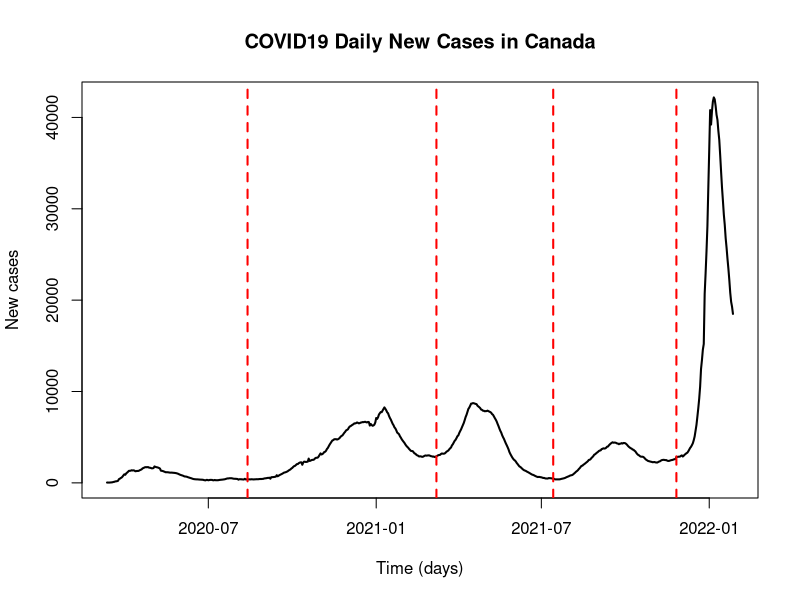
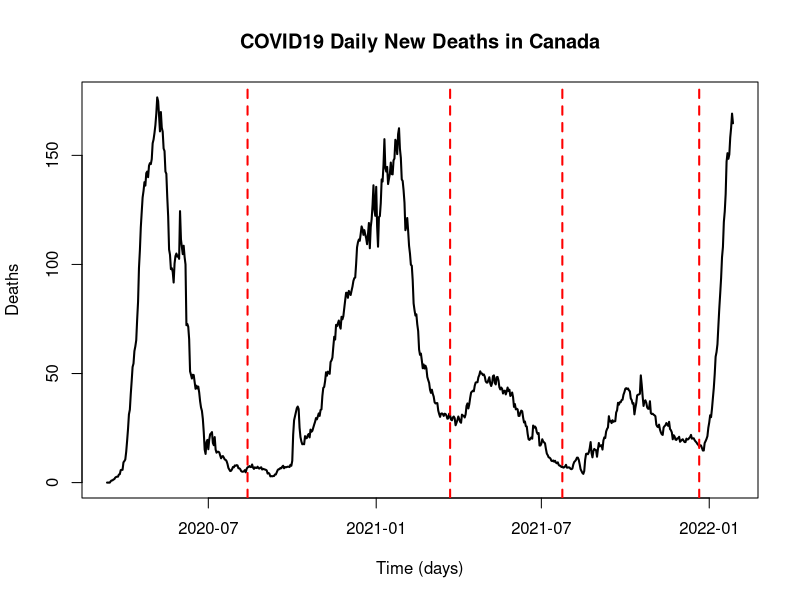

Write R code to recreate these figures, in order.
# Load library 
library(dplyr)
library(zoo)
library(randomForest)
library(forecast)

# --- Min-Max scaling ---
# Normalize train data
normalization_fn <- function(x){
    max_x <- max(x)
    min_x <- min(x)
    norm_vec <- as.vector((x-min_x)/(max_x-min_x))
    return(list(norm_vec=norm_vec, max_x=max_x, min_x=min_x))
}
# Revert function
revert_fn <- function(x, max_org, min_org){
    return(as.vector(x*(max_org-min_org)+min_org))
}
# Normalize test data
normalized_test <- function(x, max_org, min_org){
    norm_vec <- as.vector((x-min_org)/(max_org-min_org))
    return(norm_vec)
}

# --- Import data ---
raw_df = read.csv("covid19-download.csv")

# Filter the dataframe for 'Canada' and select relevant columns
canada_df <- raw_df %>%
  dplyr::filter(prname == 'Canada') %>%
  select(date, numdeaths, numtotal, numconf, numactive)

# Convert the date column to Date type if it's not already
canada_df$date <- as.Date(canada_df$date)

# Sort the dataframe by date just in case
canada_df <- canada_df %>% arrange(date)

# Calculate the difference in dates and number of deaths
canada_df <- canada_df %>%
  mutate(date_diff = c(NA, diff(date)),
         numconf_diff = c(NA, diff(numconf)),
         numdeaths_diff = c(NA, diff(numdeaths)),
         numtotal_diff = c(NA, diff(numtotal)))
# Omit NA rows
canada_df = na.omit(canada_df)
# Filter the dataframe where there is no missing gap
filtered_df <- canada_df %>%
  dplyr::filter(date >= as.Date("2020-03-12"))

# --- Specify input ---
pred_size = 7
window_size = 7

# ----- New cases ----- 
m1 = 155
m2 = 362
m3 = 490
m4 = 625

filtered_df$numconf_diff_avg <- rollapply(filtered_df$numconf_diff, 7, mean, align="right", partial=TRUE)
filtered_df$index <- 1:nrow(filtered_df)

# Plotting the data with vertical lines for the prediction period
plot(filtered_df$date, filtered_df$numconf_diff_avg, col = "black", lwd = 2, type="l",
     xlab = "Time (days)", ylab="New cases", main = "COVID19 Daily New Cases in Canada", cex=0.5)
# Add vertical lines
abline(v = filtered_df$date[m1], col = "red", lwd = 2, lty = 2)
abline(v = filtered_df$date[m2], col = "red", lwd = 2, lty = 2)
abline(v = filtered_df$date[m3], col = "red", lwd = 2, lty = 2)
abline(v = filtered_df$date[m4], col = "red", lwd = 2, lty = 2)

# Extract second wave 
second_wave_df <- filtered_df %>%
  dplyr::filter(index >= m1 & index < m2) # Adjust the range as needed
# Add an index column starting from 1 
second_wave_df$index <- 1:nrow(second_wave_df)

# --- Create empty dfs to save results ---
start_train_point <- 100
last_train_point <- length(as.vector(second_wave_df$numconf_diff_avg))-pred_size
# Number of rows 
df_nrow <- length(start_train_point:last_train_point)
# Number of columns
df_ncol = 8

# Create empty dataframe for saving pred
df_true <- data.frame(matrix(ncol = df_ncol, nrow = df_nrow))
df_pred_rforest <- data.frame(matrix(ncol = df_ncol, nrow = df_nrow))

# Assign column names for pred df
colnames(df_true) <- c("training_point", "t1", "t2", "t3", "t4", "t5", "t6", "t7")
colnames(df_pred_rforest) <- c("training_point", "t1", "t2", "t3", "t4", "t5", "t6", "t7")

# Assign values to the training_point column for pred df
df_true$training_point <- start_train_point:last_train_point
df_pred_rforest$training_point <- start_train_point:last_train_point

# --- Execute and save output ---
# True data
for (i in 1:df_nrow){
    vec_dat <- as.vector(second_wave_df$numconf_diff_avg)
    df_true[i, 2:df_ncol] <- vec_dat[(df_true[i, 1]+1):(df_true[i, 1]+7)]
}

# Compute rof
n = nrow(second_wave_df)
second_wave_df$rofc_new_cases <- c(NA, (second_wave_df$numconf_diff_avg[-1]-second_wave_df$numconf_diff_avg[-n])/second_wave_df$numconf_diff_avg[-n])

for (i in 1:df_nrow){    
    index <- df_pred_rforest[i, 1]
    
    # Change input
    x <- na.omit(second_wave_df$rofc_new_cases) # having NA
    train_data <- second_wave_df$numconf_diff_avg[1:index]
    
    res_scale_train <- normalization_fn(x[1:(index-1)])
    scale_train <- res_scale_train$norm_vec
    max_train <- res_scale_train$max_x
    min_train <- res_scale_train$min_x

    train_mat <- embed(scale_train, window_size+1)
    y_train_vec <- train_mat[,1]
    x_train_mat <- train_mat[,2:(window_size+1)]

    # Revert data in time order
    x_train_mat <- as.data.frame(x_train_mat[,window_size:1])
    colnames(x_train_mat) <- paste0("t", 1:7)

    x_test_mat <- matrix(rev(train_mat[nrow(train_mat),1:window_size]), nrow=1)

    forecasts_rf <- numeric(pred_size)

    # Fit the model
    fit_rf <- randomForest(x_train_mat, 
                           y_train_vec,
                           type = "regression",
                           ntree = 1000)

    # Make prediction
    forecasts_rf[1] <- predict(fit_rf, x_test_mat)
    for (j in 2:pred_size){
        fit_data <- matrix(tail(c(x_test_mat, forecasts_rf[1:(j-1)]), window_size), nrow=1)
        # Predict using the test set
        forecasts_rf[j] <- predict(fit_rf, fit_data)
    }

    pred_rofc <- revert_fn(x=forecasts_rf, max_org=max_train, min_org=min_train)
    y_pred_vec <- numeric(pred_size)
    past <- tail(train_data, 1)

    # rocf[t] <- (x[t]-x[t-1])/x[t-1]
    # x[t] <- x[t-1]*rocf[t]+x[t-1]
    for (j in 1:pred_size){
        y_pred_vec[j] <- past*pred_rofc[j]+past
        past <- y_pred_vec[j]
    }
    df_pred_rforest[i, 2:df_ncol] <- y_pred_vec
}

# Save data
infectious_new_case <- second_wave_df$numconf_diff_avg
rofc_new_cases <- second_wave_df$rofc_new_cases
save(infectious_new_case,
     rofc_new_cases,
     df_true,
     df_pred_rforest,
     file = "COVID19_new_case_output_rforest.RData")

# ----- Deaths ----- 
m1 = 155
m2 = 377
m3 = 500
m4 = 650

# Deaths
filtered_df$numdeaths_diff_avg <- rollapply(filtered_df$numdeaths_diff, 7, mean, align="right", partial=TRUE)

# Plotting the data with vertical lines for the prediction period
plot(filtered_df$date, filtered_df$numdeaths_diff_avg, col = "black", lwd = 2, type="l",
     xlab = "Time (days)", ylab="Deaths", main = "COVID19 Daily New Deaths in Canada", cex=0.5)
# Add vertical lines 
abline(v = filtered_df$date[m1], col = "red", lwd = 2, lty = 2)
abline(v = filtered_df$date[m2], col = "red", lwd = 2, lty = 2)
abline(v = filtered_df$date[m3], col = "red", lwd = 2, lty = 2)
abline(v = filtered_df$date[m4], col = "red", lwd = 2, lty = 2)

# Extract second wave 
second_wave_df <- filtered_df %>%
  dplyr::filter(index >= m1 & index < m2) # Adjust the range as needed
# Add an index column starting from 1 
second_wave_df$index <- 1:nrow(second_wave_df)

# --- Create empty dfs to save results ---
start_train_point <- 100
last_train_point <- length(as.vector(second_wave_df$numdeaths_diff_avg))-pred_size
# Number of rows 
df_nrow <- length(start_train_point:last_train_point)
# Number of columns
df_ncol = 8

# Create empty dataframe for saving pred
df_true <- data.frame(matrix(ncol = df_ncol, nrow = df_nrow))
df_pred_rforest <- data.frame(matrix(ncol = df_ncol, nrow = df_nrow))

# Assign column names for pred df
colnames(df_true) <- c("training_point", "t1", "t2", "t3", "t4", "t5", "t6", "t7")
colnames(df_pred_rforest) <- c("training_point", "t1", "t2", "t3", "t4", "t5", "t6", "t7")

# Assign values to the training_point column for pred df
df_true$training_point <- start_train_point:last_train_point
df_pred_rforest$training_point <- start_train_point:last_train_point

# --- Execute and save output ---
# True data
for (i in 1:df_nrow){
    vec_dat <- as.vector(second_wave_df$numdeaths_diff_avg)
    df_true[i, 2:df_ncol] <- vec_dat[(df_true[i, 1]+1):(df_true[i, 1]+7)]
}

# Compute rofc
n = nrow(second_wave_df)
second_wave_df$rofc_deaths <- c(NA, (second_wave_df$numdeaths_diff_avg[-1]-second_wave_df$numdeaths_diff_avg[-n])/second_wave_df$numdeaths_diff_avg[-n])

for (i in 1:df_nrow){
    index <- df_pred_rforest[i, 1]
    
    # Change input
    x <- na.omit(second_wave_df$rofc_deaths) # having NA
    train_data <- second_wave_df$numdeaths_diff_avg[1:index]
    
    res_scale_train <- normalization_fn(x[1:(index-1)])
    scale_train <- res_scale_train$norm_vec
    max_train <- res_scale_train$max_x
    min_train <- res_scale_train$min_x

    train_mat <- embed(scale_train, window_size+1)
    y_train_vec <- train_mat[,1]
    x_train_mat <- train_mat[,2:(window_size+1)]

    # Revert data in time order
    x_train_mat <- as.data.frame(x_train_mat[,window_size:1])
    colnames(x_train_mat) <- paste0("t", 1:7)

    x_test_mat <- matrix(rev(train_mat[nrow(train_mat),1:window_size]), nrow=1)

    forecasts_rf <- numeric(pred_size)

    # Fit the model
    fit_rf <- randomForest(x_train_mat, 
                           y_train_vec,
                           type = "regression",
                           ntree = 1000)

    # Make prediction
    forecasts_rf[1] <- predict(fit_rf, x_test_mat)

    for (j in 2:pred_size){
        fit_data <- matrix(tail(c(x_test_mat, forecasts_rf[1:(j-1)]), window_size), nrow=1)

        # Predict using the test set
        forecasts_rf[j] <- predict(fit_rf, fit_data)
    }

    pred_rofc <- revert_fn(x=forecasts_rf, max_org=max_train, min_org=min_train)
    y_pred_vec <- numeric(pred_size)
    past <- tail(train_data, 1)

    # rocf[t] <- (x[t]-x[t-1])/x[t-1]
    # x[t] <- x[t-1]*rocf[t]+x[t-1]
    for (j in 1:pred_size){
        y_pred_vec[j] <- past*pred_rofc[j]+past
        past <- y_pred_vec[j]
    }
    df_pred_rforest[i, 2:df_ncol] <- y_pred_vec
}

# Save data
death_cases <- second_wave_df$numdeaths_diff_avg
rofc_deaths <- second_wave_df$rofc_deaths
save(death_cases,
     rofc_deaths,
     df_true,
     df_pred_rforest,
     file = "COVID19_deaths_output_rforest.RData")
